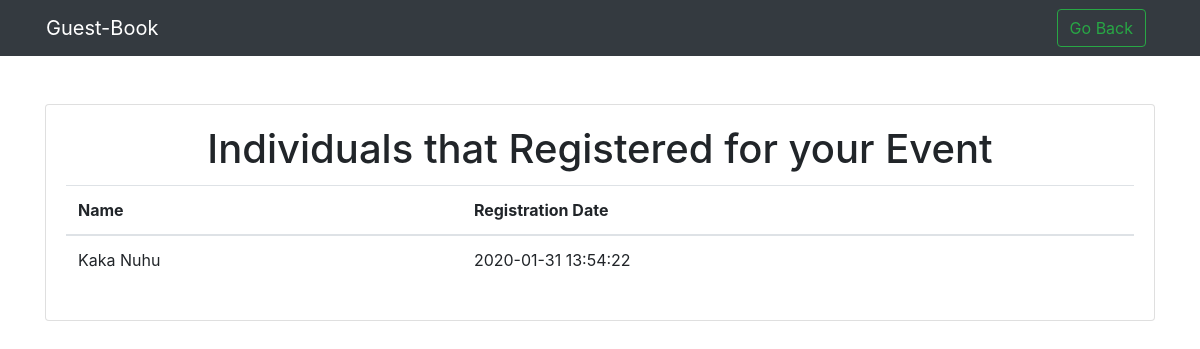
The app's page /registered_users.php?event_id=4 with its own data.
### tables this page shows
CREATE TABLE `event_register_one` (
  `id` int(11) NOT NULL,
  `event_id` int(11) NOT NULL,
  `user_id` int(11) NOT NULL,
  `date_of_register` datetime NOT NULL DEFAULT CURRENT_TIMESTAMP
);

CREATE TABLE `user_information` (
  `id` int(11) NOT NULL,
  `fname` varchar(50) NOT NULL,
  `lname` varchar(50) NOT NULL,
  `oname` varchar(50) NOT NULL,
  `gender` varchar(20) NOT NULL,
  `state` varchar(20) NOT NULL,
  `email` varchar(50) NOT NULL,
  `username` varchar(50) NOT NULL,
  `password` varchar(50) NOT NULL
);

### registered_users.php (the view, shortened to what this page needs)
<?php
	include 'core/init.php';
	$id1 = $_GET['event_id'];
	$select_5 = $db->query("SELECT * FROM `event_register_one` WHERE `event_id` = '$id1'");
?>
<!DOCTYPE html>
<html>
<head>
	<link rel="stylesheet" type="text/css" href="css/bootstrap.min.css">
</head>
<body>
	<div class="bg-dark">
			<nav class="container">
				<div class="row">
					<div class="col navbar navbar-expand-lg navbar-dark">
						<a class="navbar-brand" href="index.html">Guest-Book</a>
	   					<div id="navbarContent" class="collapse navbar-collapse justify-content-end">
							<div class="navbar-nav ">
							 <form class="form-inline" method="post">
	   							  <button class="btn btn-outline-success my-2 my-sm-0 mr-sm-2" type="submit" name="go_back">Go Back</button>
	  						</form>
	   					</div>
						</div>
					</div>
				</div>
			</nav>
	</div>
	<div class="container">
		<div class="card my-lg-5">
			<div class="card-body">
				<h1 class="card-title text-center">Individuals that Registered for your Event</h1>
				<div class="card-text">
					<table class="table">
						<thead>
							<th scope="col">Name</th>
							<th scope="col">Registration Date</th>
						</thead>
						<?php while($rows_5 = mysqli_fetch_array($select_5)):
								$date_of_register6 = $rows_5['date_of_register'];
								$user_that_registered = $rows_5['user_id'];
								$select_6 = $db->query("SELECT * FROM `user_information` WHERE `id` = '$user_that_registered'");
								while($rows_6 = mysqli_fetch_array($select_6)){
									$registered_user_fname = $rows_6['fname'];
									$registered_user_lname = $rows_6['lname'];
								}
							?>
							<tbody>
								<td><?php echo $registered_user_fname." ".$registered_user_lname;?></td>
								<td><?php echo $date_of_register6;?></td>
							</tbody>
						<?php endwhile;?>
					</table>
				</div>
			</div>
		</div>
	</div>
</body>
</html>

### records on screen
event_register_one: user.fname "Kaka", user.lname "Nuhu", date_of_register "2020-01-31 13:54:22"
